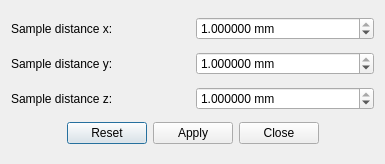
<?xml version="1.0" encoding="UTF-8"?>
<ui version="4.0">
 <class>DimensionDialog</class>
 <widget class="QDialog" name="DimensionDialog">
  <property name="geometry">
   <rect>
    <x>0</x>
    <y>0</y>
    <width>385</width>
    <height>164</height>
   </rect>
  </property>
  <property name="windowTitle">
   <string>Dialog</string>
  </property>
  <layout class="QVBoxLayout" name="verticalLayout">
   <item>
    <layout class="QHBoxLayout" name="distXLayout">
     <item>
      <widget class="QLabel" name="distXLabel">
       <property name="text">
        <string>Sample distance x:</string>
       </property>
      </widget>
     </item>
     <item>
      <widget class="QDoubleSpinBox" name="distXBox">
       <property name="prefix">
        <string/>
       </property>
       <property name="suffix">
        <string> mm</string>
       </property>
       <property name="decimals">
        <number>6</number>
       </property>
       <property name="maximum">
        <double>1.000000000000000</double>
       </property>
       <property name="singleStep">
        <double>0.100000000000000</double>
       </property>
       <property name="value">
        <double>1.000000000000000</double>
       </property>
      </widget>
     </item>
    </layout>
   </item>
   <item>
    <layout class="QHBoxLayout" name="distYLayout">
     <item>
      <widget class="QLabel" name="distYLabel">
       <property name="text">
        <string>Sample distance y:</string>
       </property>
      </widget>
     </item>
     <item>
      <widget class="QDoubleSpinBox" name="distYBox">
       <property name="suffix">
        <string> mm</string>
       </property>
       <property name="decimals">
        <number>6</number>
       </property>
       <property name="maximum">
        <double>1.000000000000000</double>
       </property>
       <property name="singleStep">
        <double>0.100000000000000</double>
       </property>
       <property name="value">
        <double>1.000000000000000</double>
       </property>
      </widget>
     </item>
    </layout>
   </item>
   <item>
    <layout class="QHBoxLayout" name="distZLayout">
     <item>
      <widget class="QLabel" name="distZLabel">
       <property name="text">
        <string>Sample distance z:</string>
       </property>
      </widget>
     </item>
     <item>
      <widget class="QDoubleSpinBox" name="distZBox">
       <property name="suffix">
        <string> mm</string>
       </property>
       <property name="decimals">
        <number>6</number>
       </property>
       <property name="maximum">
        <double>1.000000000000000</double>
       </property>
       <property name="singleStep">
        <double>0.100000000000000</double>
       </property>
       <property name="value">
        <double>1.000000000000000</double>
       </property>
      </widget>
     </item>
    </layout>
   </item>
   <item>
    <layout class="QHBoxLayout" name="buttonLayout">
     <item>
      <spacer name="leftSpacer">
       <property name="orientation">
        <enum>Qt::Horizontal</enum>
       </property>
       <property name="sizeHint" stdset="0">
        <size>
         <width>40</width>
         <height>20</height>
        </size>
       </property>
      </spacer>
     </item>
     <item>
      <widget class="QPushButton" name="resetButton">
       <property name="text">
        <string>Reset</string>
       </property>
      </widget>
     </item>
     <item>
      <widget class="QPushButton" name="applyButton">
       <property name="text">
        <string>Apply</string>
       </property>
      </widget>
     </item>
     <item>
      <widget class="QPushButton" name="closeButton">
       <property name="text">
        <string>Close</string>
       </property>
      </widget>
     </item>
     <item>
      <spacer name="rightSpacer">
       <property name="orientation">
        <enum>Qt::Horizontal</enum>
       </property>
       <property name="sizeHint" stdset="0">
        <size>
         <width>40</width>
         <height>20</height>
        </size>
       </property>
      </spacer>
     </item>
    </layout>
   </item>
  </layout>
 </widget>
 <resources/>
 <connections>
  <connection>
   <sender>closeButton</sender>
   <signal>clicked()</signal>
   <receiver>DimensionDialog</receiver>
   <slot>close()</slot>
   <hints>
    <hint type="sourcelabel">
     <x>254</x>
     <y>141</y>
    </hint>
    <hint type="destinationlabel">
     <x>192</x>
     <y>81</y>
    </hint>
   </hints>
  </connection>
 </connections>
</ui>
